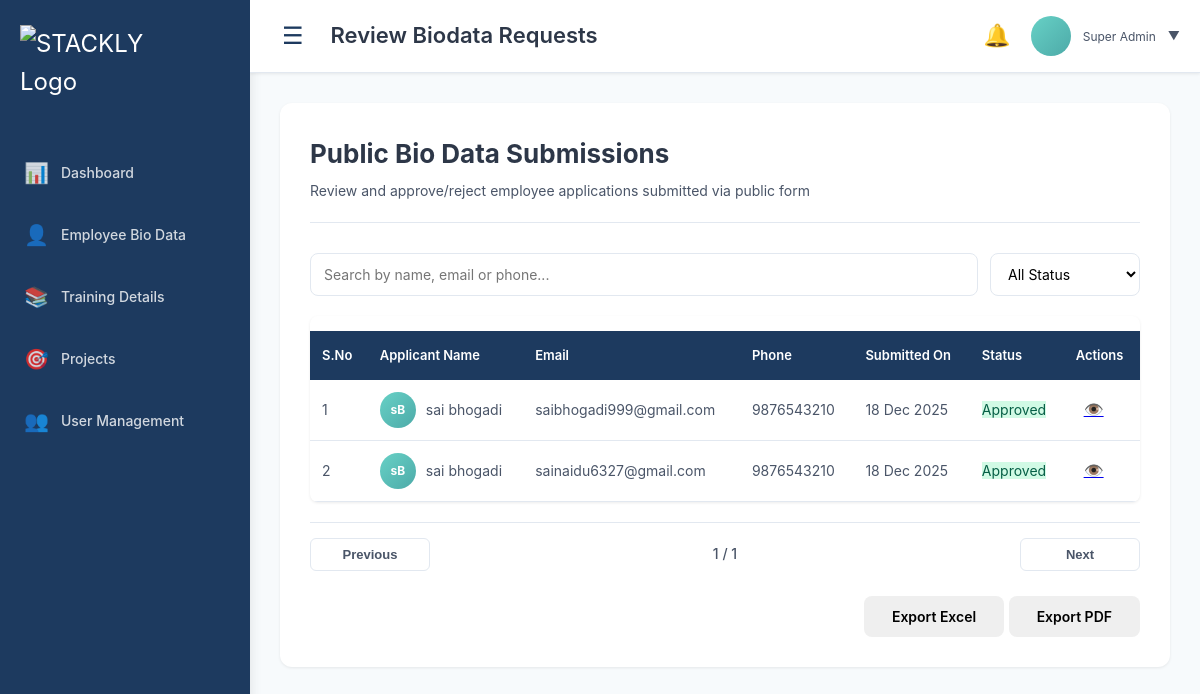
Screenshot of /biodata/requests/ (signed in) with the database file from the repository.
### employee_app/models.py (models this page shows, shortened)
class CustomUser(AbstractUser):
    username = None
    email = models.EmailField(_('email address'), unique=True)
    ROLE_CHOICES = (
        ('super_admin', 'Super Admin'),
        ('admin', 'Admin (HR)'),
        ('scrum_master', 'Scrum Master'),
        ('trainer', 'Trainer'),
    )
    DEPARTMENT_CHOICES = (
        ('software-dev', 'Software Development'),
        ('hr', 'HR'),
        ('finance', 'Finance'),
        ('operations', 'Operations'),
        ('training', 'Training & Development'),
        ('', 'Not Specified'),
    )
    STATUS_CHOICES = (
        ('active', 'Active'),
        ('inactive', 'Inactive'),
    )
    full_name = models.CharField(max_length=255, blank=True)
    phone = models.CharField(max_length=20, blank=True, null=True)
    department = models.CharField(max_length=50, choices=DEPARTMENT_CHOICES, blank=True)
    role = models.CharField(max_length=20, choices=ROLE_CHOICES)
    status = models.CharField(max_length=10, choices=STATUS_CHOICES, default='active')
    permissions = models.JSONField(default=dict, blank=True)
    USERNAME_FIELD = 'email'
    REQUIRED_FIELDS = []
    objects = CustomUserManager()

class BioDataRequest(models.Model):
    STATUS_CHOICES = (
        ('pending', 'Pending Review'),
        ('approved', 'Approved'),
        ('rejected', 'Rejected'),
    )
    BLOOD_GROUP_CHOICES = (
        ('A+', 'A+'),
        ('A-', 'A-'),
        ('B+', 'B+'),
        ('B-', 'B-'),
        ('AB+', 'AB+'),
        ('AB-', 'AB-'),
        ('O+', 'O+'),
        ('O-', 'O-'),
    )
    COUNTRY_CHOICES = (
        ('india', 'India'),
        ('usa', 'USA'),
        ('canada', 'Canada'),
        ('uk', 'UK'),
        ('australia', 'Australia'),
    )
    POST_APPLIED_FOR_CHOICES = (
        ('junior_developer', 'Junior Developer'),
        ('frontend_developer', 'Frontend Developer'),
        ('full_stack_developer', 'Full Stack Developer'),
        ('qa_engineer', 'QA Engineer'),
    )
    GENDER_CHOICES = (
        ('Male', 'Male'),
        ('Female', 'Female'),
        ('Non-binary', 'Non-binary'),
        ('Prefer not to say', 'Prefer not to say'),
    )
    MARITAL_STATUS_CHOICES = (
        ('Single', 'Single'),
        ('Married', 'Married'),
        ('Divorced', 'Divorced'),
        ('Widowed', 'Widowed'),
    )
    EXPERIENCE_TYPE_CHOICES = (
        ('fresher', 'Fresher'),
        ('experienced', 'Experienced'),
    )
    first_name = models.CharField(max_length=100)
    middle_name = models.CharField(max_length=100, blank=True)
    last_name = models.CharField(max_length=100)
    dob = models.DateField(null=True, blank=True)
    gender = models.CharField(max_length=20, choices=GENDER_CHOICES, blank=True)
    marital_status = models.CharField(max_length=20, choices=MARITAL_STATUS_CHOICES, blank=True)
    contact_number = models.CharField(max_length=20)
    emergency_contact = models.CharField(max_length=20, blank=True)
    personal_email = models.EmailField(unique=True)
    address_line1 = models.CharField(max_length=255, blank=True)
    address_line2 = models.CharField(max_length=255, blank=True)
    city = models.CharField(max_length=100, blank=True)
    state = models.CharField(max_length=100, blank=True)
    postal_code = models.CharField(max_length=20, blank=True)
    country = models.CharField(max_length=20, choices=COUNTRY_CHOICES, blank=True)
    aadhar_no = models.CharField(max_length=20, blank=True)
    pan_no = models.CharField(max_length=20, blank=True)
    bank_name = models.CharField(max_length=100, blank=True)
    bank_branch = models.CharField(max_length=100, blank=True)
    account_number = models.CharField(max_length=50, blank=True)
    account_name = models.CharField(max_length=255, blank=True)
    ifsc_code = models.CharField(max_length=20, blank=True)
    experience_type = models.CharField(max_length=20, choices=EXPERIENCE_TYPE_CHOICES)
    post_applied_for = models.CharField(max_length=50, choices=POST_APPLIED_FOR_CHOICES, blank=True)
    blood_group = models.CharField(max_length=3, choices=BLOOD_GROUP_CHOICES, blank=True)
    photo = models.ImageField(upload_to='biodata/photos/')
    resume = models.FileField(upload_to='biodata/resumes/')
    aadhar_card = models.FileField(upload_to='biodata/docs/', null=True, blank=True)
    pan_card = models.FileField(upload_to='biodata/docs/', null=True, blank=True)
    ssc_school = models.CharField(max_length=255)
    ssc_year = models.PositiveIntegerField()
    ssc_grade = models.CharField(max_length=20)
    ssc_marksheet = models.FileField(upload_to='biodata/docs/')
    sslc_school = models.CharField(max_length=255)
    sslc_year = models.PositiveIntegerField()
    sslc_grade = models.CharField(max_length=20)
    sslc_marksheet = models.FileField(upload_to='biodata/docs/')
    ug_degree = models.CharField(max_length=255)
    ug_institution = models.CharField(max_length=255)
    ug_year = models.PositiveIntegerField()
    ug_documents = models.FileField(upload_to='biodata/docs/')
    pg_degree = models.CharField(max_length=255, blank=True)
    pg_institution = models.CharField(max_length=255, blank=True)
    pg_year = models.PositiveIntegerField(null=True, blank=True)
    pg_documents = models.FileField(upload_to='biodata/docs/', null=True, blank=True)
    cert_course = models.CharField(max_length=255, blank=True)
    cert_institution = models.CharField(max_length=255, blank=True)
    cert_year = models.PositiveIntegerField(null=True, blank=True)
    cert_document = models.FileField(upload_to='biodata/docs/', null=True, blank=True)
    work_experience = models.JSONField(default=list, blank=True)  # stores list of dicts from prev_employer[], etc.
    technical_skills = models.TextField()
    soft_skills = models.TextField(blank=True)
    reference_name = models.CharField(max_length=255, blank=True)
    reference_contact = models.CharField(max_length=20, blank=True)
    employee_id = models.CharField(max_length=30, blank=True)
    official_email = models.EmailField(blank=True)
    designation = models.CharField(max_length=100, blank=True)
    department = models.CharField(max_length=100, blank=True)
    doj = models.DateField(null=True, blank=True)
    work_mode = models.CharField(max_length=20, blank=True)
    status = models.CharField(max_length=20, choices=STATUS_CHOICES, default='pending')
    reject_reason = models.TextField(blank=True)
    approved_by = models.ForeignKey(User, null=True, blank=True, on_delete=models.SET_NULL)
    created_at = models.DateTimeField(auto_now_add=True)
    updated_at = models.DateTimeField(auto_now=True)
    class Meta:
        ordering = ['-created_at']
    def get_status_class(self):
        return {'pending': 'pending', 'approved': 'completed', 'rejected': 'danger'}[self.status]

### employee_app/views.py (the view)
# urls.py: path('biodata/requests/', views.pending_requests, name='pending_requests'),
@login_required
def pending_requests(request):
    requests = BioDataRequest.objects.all().order_by('-created_at')
    return render(request, 'employee_app/pending_requests.html', {'requests': requests})

### employee_app/context_processors.py (called while the page is built)
def notifications_context(request):
    if request.user.is_authenticated:
        unread_count = request.user.notifications.filter(is_read=False).count()
    else:
        unread_count = 0
    return {
        'unread_notifications': unread_count,
    }

### employee_app/templates/employee_app/pending_requests.html (shortened to what this page needs)
{% extends 'employee_app/base.html' %}
{% block page_title %}Review Biodata Requests{% endblock %}
{% block content %}
{% load static %}
<div class="content-area">
  <div class="content-card">
    <div class="card-header">
      <h2>Public Bio Data Submissions</h2>
      <p class="card-subtitle">Review and approve/reject employee applications submitted via public form</p>
    </div>
    <div class="list-controls">
      <input type="text" id="searchRequests" placeholder="Search by name, email or phone..." class="search-input" onkeyup="searchRequests()">
      <select id="statusFilter" class="role-filter" onchange="filterRequests()">
        <option value="">All Status</option>
      </select>
    </div>
    <div class="table-container">
      <div class="table-wrapper">
        <table class="employees-biodata-table">
          <thead>
            <tr>
              <th>S.No</th>
              <th>Applicant Name</th>
              <th>Email</th>
              <th>Phone</th>
              <th>Submitted On</th>
              <th>Status</th>
              <th>Actions</th>
            </tr>
          </thead>
          <tbody id="requestsTableBody">
            {% for request in requests %}
            <tr data-name="{{ request.first_name }} {{ request.middle_name|default:'' }} {{ request.last_name }}"
                data-email="{{ request.personal_email }}"
                data-status="{{ request.status }}">
              <td>{{ forloop.counter }}</td>
              <td>
                <div class="user-cell">
                  <div class="user-avatar">
                    {{ request.first_name|slice:":1" }}{{ request.last_name|slice:":1" | upper }}
                  </div>
                  <span>
                    {{ request.first_name }}
                    {{ request.last_name }}
                  </span>
                </div>
              </td>
              <td>{{ request.personal_email }}</td>
              <td>{{ request.contact_number }}</td>
              <td>{{ request.created_at|date:"d M Y" }}</td>
              <td><span class="status-badge {{ request.get_status_class }}">{{ request.get_status_display }}</span></td>
              <td>
                <a href="{% url 'employee_app:review_biodata_detail' request.pk %}" class="action-icon-btn" title="Review">👁️</a>
              </td>
            </tr>
            {% empty %}
            <tr>
              <td colspan="7" style="text-align:center; padding:50px;">No requests found</td>
            </tr>
            {% endfor %}
          </tbody>
        </table>
      </div>
    </div>
    <div class="table-pagination">
      <button class="pagination-btn" onclick="prevPage()">Previous</button>
      <span class="pagination-info"><span class="current-page">1</span> / <span class="total-pages">1</span></span>
      <button class="pagination-btn" onclick="nextPage()">Next</button>
    </div>
    <div class="export-buttons" style="margin-top: 25px; text-align: right;">
      <button class="btn btn-excel">Export Excel</button>
      <button class="btn btn-pdf">Export PDF</button>
    </div>
  </div>
</div>
{% endblock %}

### employee_app/templates/employee_app/base.html (shortened to what this page needs)
{% load static %}
<!DOCTYPE html>
<html lang="en">
<head>
     <link rel="stylesheet" href="{% static 'css/styles.css' %}">
</head>
<body class="dashboard-page">
    <div class="dashboard-wrapper">
        <aside class="sidebar">
            <div class="sidebar-logo">
                <img src="{% static 'images/logo.png' %}" alt="STACKLY Logo" class="sidebar-logo-image">
            </div>
            <nav class="sidebar-menu">
                <ul>
                    <li>
                        <a href="{% url 'employee_app:dashboard' %}" class="menu-item" data-page="dashboard">
                            <span class="menu-icon">📊</span>
                            <span class="menu-text">Dashboard</span>
                        </a>
                    </li>
                    <li>
                        <a href="{% url 'employee_app:biodata_list' %}" class="menu-item" data-page="biodata">
                            <span class="menu-icon">👤</span>
                            <span class="menu-text">Employee Bio Data</span>
                        </a>
                    </li>
                    <li>
                        <a href="{% url 'employee_app:training' %}" class="menu-item" data-page="training">
                            <span class="menu-icon">📚</span>
                            <span class="menu-text">Training Details</span>
                        </a>
                    </li>
                    <li>
                        <a href="{% url 'employee_app:projects' %}" class="menu-item" data-page="project">
                            <span class="menu-icon">🎯</span>
                            <span class="menu-text">Projects</span>
                        </a>
                    </li>
                     <li>
                        <a href="{% url 'employee_app:users_manager' %}" class="menu-item" data-page="users">
                            <span class="menu-icon">👥</span>
                            <span class="menu-text">User Management</span>
                        </a>
                    </li>
                </ul>
            </nav>
        </aside>
        <div class="main-content">
            <header class="top-navbar">
                <div class="navbar-left">
                    <h3>
                        <button class="sidebar-toggle" onclick="toggleSidebar()">☰</button>
                    </h3>
                    <h3 class="page-title">{% block page_title %}Dashboard{% endblock %}</h3>
                </div>
                <div class="navbar-right">
                <div class="notification-bell" id="notificationBell">
                    <span class="bell-icon">🔔</span>
                </div>
                    <div class="profile-dropdown">
                        <div class="profile-circle">
                        </div>
                        <div class="profile-info">
                            <p class="profile-role">{{ user.get_role_display }}</p>
                        </div>
                        <span class="dropdown-arrow">▼</span>
                    </div>
                </div>
            </header>
            {% block content %}
            {% endblock %}
        </div>
    </div>
</body>
</html>

### rows the page displays
CustomUser: role "Super Admin"
BioDataRequest: first_name "s", last_name "B", first_name "sai", last_name "bhogadi", personal_email "saibhogadi999@gmail.com", contact_number "9876543210", created_at "18 Dec 2025", status "Approved"
BioDataRequest: first_name "s", last_name "B", first_name "sai", last_name "bhogadi", personal_email "sainaidu6327@gmail.com", contact_number "9876543210", created_at "18 Dec 2025", status "Approved"
